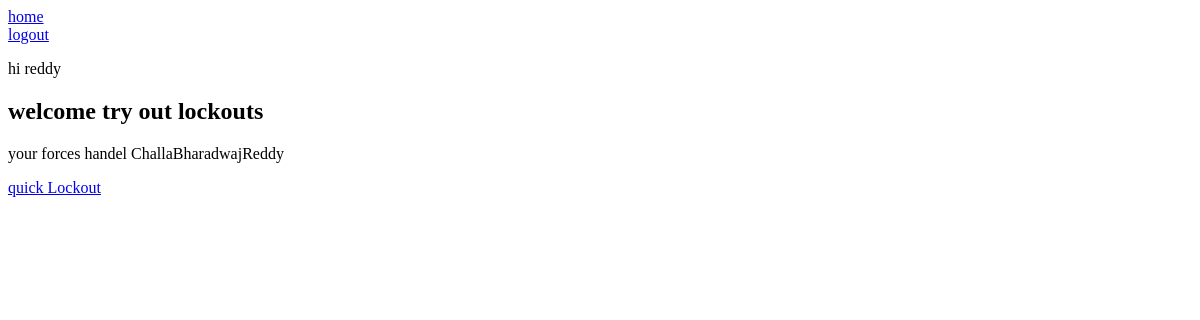
The app's page / (signed in), older data.
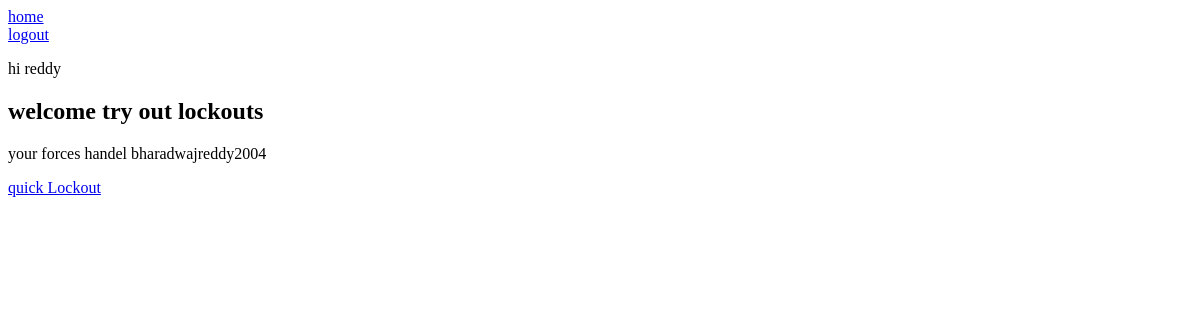
The same page, newer data.
### lockout_page/models.py (models this page shows, shortened)
class ForcesId(models.Model):
    player=models.ForeignKey(User,on_delete=models.CASCADE)
    handel=models.TextField()

### cpsite/views.py (the view, shortened to what this page needs)
# urls.py: path('',views.HomePage,name="home"),
def HomePage(request):
    try:
        forces=ForcesId.objects.get(player=request.user)
        handel=forces.handel
        print(handel)
    except:
        handel="--1"
    context={"handel":handel}
    return render(request,"main.html",context)

### templates/main.html (shortened to what this page needs)
<!DOCTYPE html>
<html lang="en">
<head>
</head>
<body>
    {% include 'navbar.html' %}
    {% block content %}
    {% if request.user.is_authenticated %}
    <p>hi {{request.user}}</p>
    {% if handel == '--1' %}
    <form action="" method="POST">
        {% csrf_token %}
        <label for="">add CodeForcesId</label>
        <input type="text" name="new_handel">
        <input type="submit" value="Login" />
    </form>
    {% else %}
    <h2>welcome try out lockouts</h2>
    <p>your forces handel {{handel}}</p>
    <a href="/lockout/" >quick Lockout</a>
    {% endif %}
    {% else %}
    <h2>WELCOME LOGIN TO CONTINUE</h2>
    {% endif %}
    {% endblock %}
</body>
</html>

### templates/navbar.html (shortened to what this page needs)
<div class="nav">
    <a href="{% url 'home' %}" >home</a>
    {% if request.user.is_authenticated %}
    <div>
        <a href="{% url 'logout' %}" >logout</a>
    </div>
    {% else %}
    <div>
        <a href="{% url 'login' %}">login</a>
    </div>
    {% endif %}
</div>

Row changes from the older to the newer data that the page shows:
changed ForcesId: handel "ChallaBharadwajReddy" → "bharadwajreddy2004"
